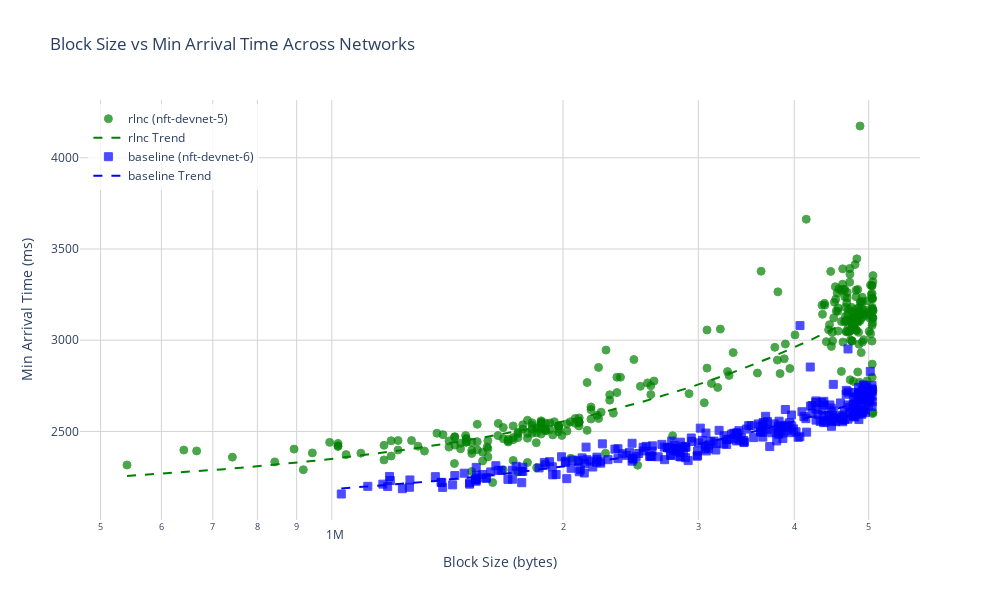
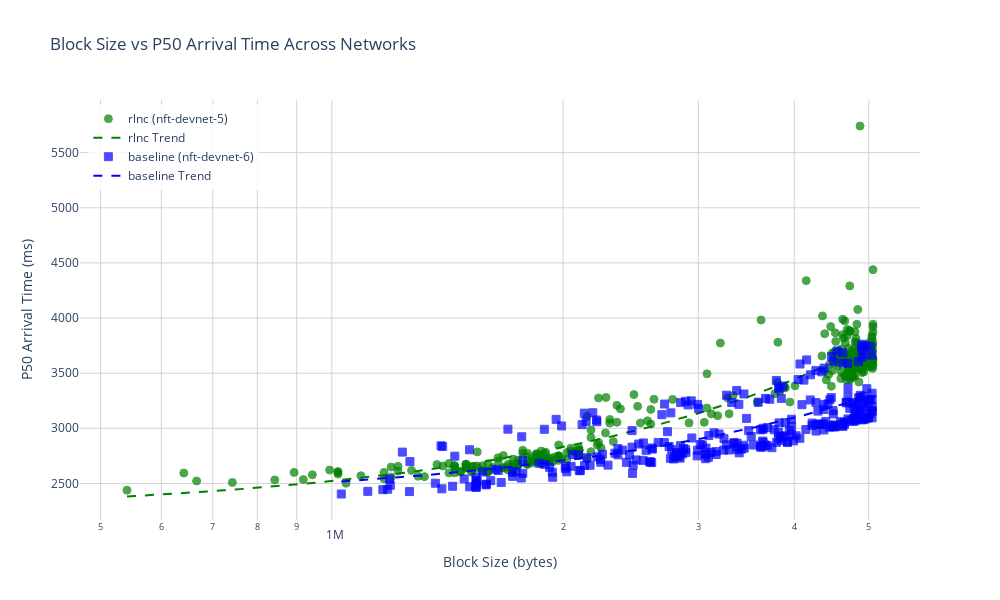
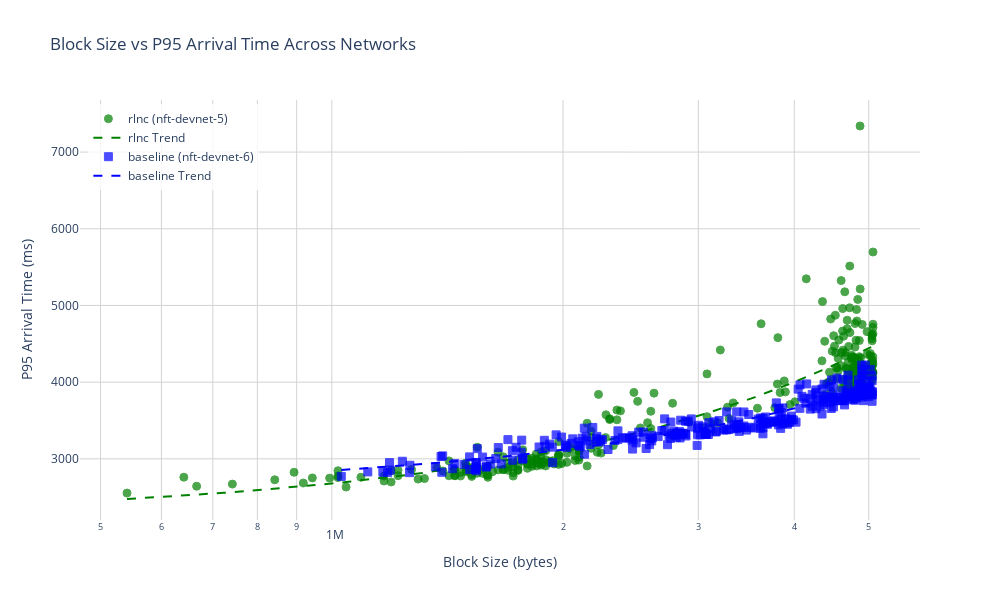

Notebook cell for these charts, in order:
### Markdown cell above
## Block Size vs Arrival Time Scatter Plot

Let's create scatter plots to visualize how block size affects arrival times in each network.

### Code cell
def create_multi_network_scatter_plot(metrics, metric='p95_arrival_time'):
    """
    Create a scatter plot of block size vs arrival time for multiple networks.
    
    Args:
        metrics (dict): Dictionary with network keys and metrics DataFrames as values
        metric (str): The metric to plot
        
    Returns:
        plotly.graph_objects.Figure: The plotly figure
    """
    # Create figure
    fig = go.Figure()
    
    # Colors for each network
    colors = {'devnet-5': 'green', 'devnet-6': 'blue', 'devnet-7': 'red'}
    symbols = {'devnet-5': 'circle', 'devnet-6': 'square', 'devnet-7': 'diamond'}
    
    # Create display labels for networks
    network_labels = {network: config["networks"][network]["label"] for network in metrics.keys()}
    
    # Add scatter plot for each network
    for network, network_metrics in metrics.items():
        fig.add_trace(go.Scatter(
            x=network_metrics['block_total_bytes'],
            y=network_metrics[metric],
            mode='markers',
            name=f'{network_labels[network]} ({config["networks"][network]["network"]})',
            marker=dict(
                color=colors[network],
                size=8,
                opacity=0.7,
                symbol=symbols[network],
                line=dict(width=1, color=colors[network])
            ),
            hovertemplate='Slot: %{text}<br>Block Size: %{x} bytes<br>%{yaxis.title.text}: %{y:.1f}ms',
            text=network_metrics['slot']
        ))
        
        # Add trend lines
        if not network_metrics.empty and 'block_total_bytes' in network_metrics.columns:
            network_metrics_filtered = network_metrics.dropna(subset=['block_total_bytes', metric])
            if not network_metrics_filtered.empty:
                try:
                    x = network_metrics_filtered['block_total_bytes']
                    y = network_metrics_filtered[metric]
                    z = np.polyfit(x, y, 1)
                    p = np.poly1d(z)
                    x_range = np.linspace(x.min(), x.max(), 100)
                    
                    fig.add_trace(go.Scatter(
                        x=x_range,
                        y=p(x_range),
                        mode='lines',
                        name=f'{network_labels[network]} Trend',
                        line=dict(color=colors[network], dash='dash', width=2),
                        hoverinfo='skip'
                    ))
                except:
                    # Skip trendline if there's an error
                    pass
    
    # Update layout
    fig.update_layout(
        title=f"Block Size vs {metric.replace('_arrival_time', '').title()} Arrival Time Across Networks",
        xaxis=dict(
            title="Block Size (bytes)",
            type='log',
            title_font=dict(size=14),
            gridcolor='lightgray'
        ),
        yaxis=dict(
            title=f"{metric.replace('_arrival_time', '').title()} Arrival Time (ms)",
            title_font=dict(size=14),
            gridcolor='lightgray'
        ),
        legend=dict(x=0.01, y=0.99, bgcolor='rgba(255,255,255,0.8)'),
        hovermode='closest',
        plot_bgcolor='white',
        height=600,
        width=1000
    )
    
    return fig

# Create scatter plots for different metrics
for metric in ['min_arrival_time', 'p50_arrival_time', 'p95_arrival_time']:
    fig = create_multi_network_scatter_plot(metrics, metric)
    fig.show()
